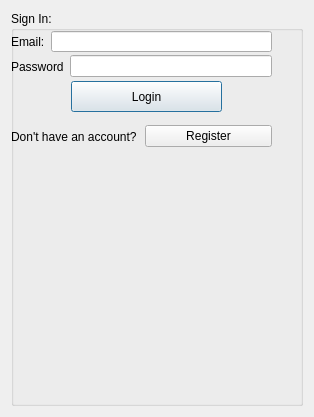
<?xml version="1.0" encoding="UTF-8"?>
<ui version="4.0">
 <class>LoginDialog</class>
 <widget class="QDialog" name="LoginDialog">
  <property name="geometry">
   <rect>
    <x>0</x>
    <y>0</y>
    <width>314</width>
    <height>417</height>
   </rect>
  </property>
  <property name="windowTitle">
   <string>Login</string>
  </property>
  <layout class="QVBoxLayout" name="verticalLayout_2">
   <item>
    <widget class="QGroupBox" name="groupBox">
     <property name="title">
      <string>Sign In:</string>
     </property>
     <widget class="QWidget" name="horizontalLayoutWidget_2">
      <property name="geometry">
       <rect>
        <x>0</x>
        <y>20</y>
        <width>261</width>
        <height>21</height>
       </rect>
      </property>
      <layout class="QHBoxLayout" name="horizontalLayout_4">
       <item>
        <widget class="QLabel" name="label">
         <property name="text">
          <string>Email:</string>
         </property>
        </widget>
       </item>
       <item>
        <widget class="QLineEdit" name="lineEdit"/>
       </item>
      </layout>
     </widget>
     <widget class="QWidget" name="">
      <property name="geometry">
       <rect>
        <x>0</x>
        <y>40</y>
        <width>261</width>
        <height>31</height>
       </rect>
      </property>
      <layout class="QHBoxLayout" name="horizontalLayout_6">
       <item>
        <widget class="QLabel" name="label_2">
         <property name="text">
          <string>Password</string>
         </property>
        </widget>
       </item>
       <item>
        <widget class="QLineEdit" name="lineEdit_2">
         <property name="echoMode">
          <enum>QLineEdit::Password</enum>
         </property>
        </widget>
       </item>
      </layout>
     </widget>
     <widget class="QPushButton" name="pushButton">
      <property name="geometry">
       <rect>
        <x>60</x>
        <y>70</y>
        <width>151</width>
        <height>31</height>
       </rect>
      </property>
      <property name="text">
       <string>Login</string>
      </property>
     </widget>
     <widget class="QWidget" name="horizontalLayoutWidget">
      <property name="geometry">
       <rect>
        <x>0</x>
        <y>110</y>
        <width>261</width>
        <height>31</height>
       </rect>
      </property>
      <layout class="QHBoxLayout" name="horizontalLayout_2">
       <item>
        <widget class="QLabel" name="label_3">
         <property name="text">
          <string>Don't have an account?</string>
         </property>
        </widget>
       </item>
       <item>
        <widget class="QPushButton" name="pushButton_2">
         <property name="text">
          <string>Register</string>
         </property>
        </widget>
       </item>
      </layout>
     </widget>
    </widget>
   </item>
  </layout>
 </widget>
 <resources/>
 <connections/>
</ui>
